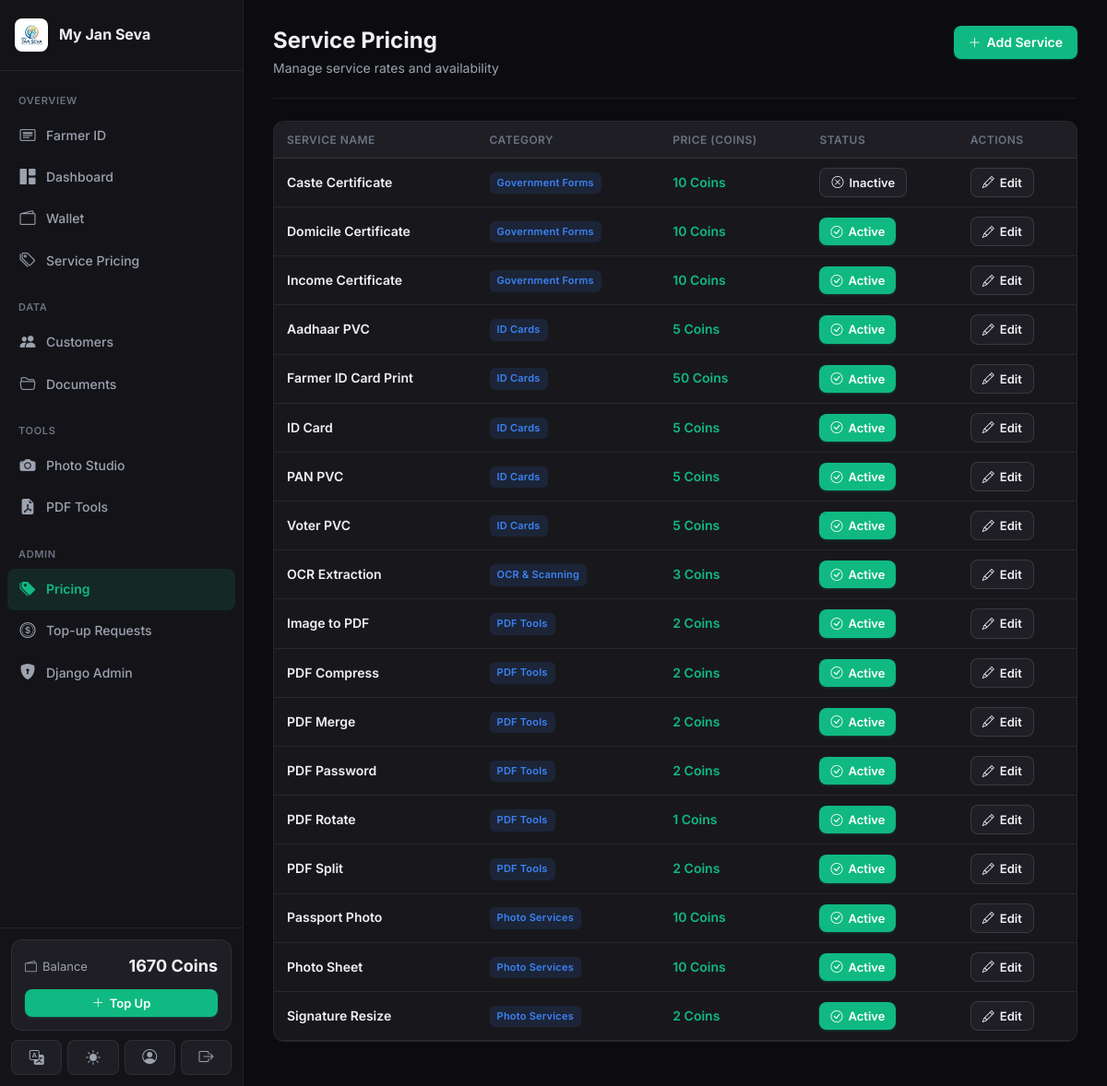
The app's page /pricing/ (signed in) with its own data.
### apps/wallet/models.py (models this page shows, shortened)
class Wallet(models.Model):
    user = models.OneToOneField(settings.AUTH_USER_MODEL, on_delete=models.CASCADE, related_name='wallet')
    balance = models.DecimalField(max_digits=10, decimal_places=2, default=Decimal('0.00'))
    created_at = models.DateTimeField(auto_now_add=True)
    updated_at = models.DateTimeField(auto_now=True)

### apps/pricing/models.py (models this page shows, shortened)
class Service(models.Model):
    category = models.ForeignKey(ServiceCategory, on_delete=models.SET_NULL, null=True, blank=True, related_name='services')
    name = models.CharField(max_length=120)
    slug = models.SlugField(unique=True)
    description = models.TextField(blank=True)
    price = models.DecimalField(max_digits=8, decimal_places=2)
    is_active = models.BooleanField(default=True)
    icon = models.CharField(max_length=50, default='bi-star', help_text='Bootstrap icon class')
    created_at = models.DateTimeField(auto_now_add=True)
    updated_at = models.DateTimeField(auto_now=True)
    class Meta:
        ordering = ['category', 'name']

class ServiceCategory(models.Model):
    name = models.CharField(max_length=80)
    slug = models.SlugField(unique=True)
    icon = models.CharField(max_length=50, default='bi-gear', help_text='Bootstrap icon class')
    order = models.PositiveIntegerField(default=0)
    class Meta:
        ordering = ['order', 'name']
        verbose_name_plural = 'Service Categories'
    def __str__(self):
        return self.name

### apps/pricing/views.py (the view)
    def wrapper(request, *args, **kwargs):
        if not request.user.is_authenticated or not request.user.is_admin:
            messages.error(request, 'Admin access required.')
            return redirect('dashboard:home')
        return view_func(request, *args, **kwargs)

### apps/accounts/models.py (called while the page is built)
    @property
    def is_admin(self):
        return self.role == 'admin'

### apps/core/context_processors.py (called while the page is built)
def site_settings(request):
    return {
        'SITE_NAME': 'My Jan Seva',
        'SITE_TAGLINE': 'Complete Document & ID Services Platform',
    }

### apps/pricing/context_processors.py (called while the page is built)
def service_prices(request):
    prices = cache.get('service_prices')
    if prices is None:
        prices = {s.slug: s for s in Service.objects.filter(is_active=True)}
        cache.set('service_prices', prices, 300)
    return {'service_prices': prices}

### apps/pricing/views.py (called while the page is built)
def admin_required(view_func):
    def wrapper(request, *args, **kwargs):
        if not request.user.is_authenticated or not request.user.is_admin:
            messages.error(request, 'Admin access required.')
            return redirect('dashboard:home')
        return view_func(request, *args, **kwargs)
    return wrapper

@login_required
@admin_required
def service_list(request):
    services = Service.objects.select_related('category').all()
    categories = ServiceCategory.objects.all()
    return render(request, 'pricing/service_list.html', {
        'services': services,
        'categories': categories,
        'page_title': 'Service Pricing',
    })

### apps/wallet/context_processors.py (called while the page is built)
def wallet_balance(request):
    if request.user.is_authenticated:
        try:
            balance = request.user.wallet.balance
        except Wallet.DoesNotExist:
            balance = 0
        return {'wallet_balance': balance}
    return {'wallet_balance': 0}

### templates/pricing/service_list.html (shortened to what this page needs)
{% extends "base.html" %}
{% block content %}
<div class="page-header">
  <div>
    <h1>Service Pricing</h1>
    <div class="subtitle">Manage service rates and availability</div>
  </div>
  <a href="{% url 'pricing:create' %}" class="btn btn-primary"><i class="bi bi-plus-lg"></i> Add Service</a>
</div>
<div class="card">
  {% if services %}
  <div class="table-wrapper">
    <table class="data-table">
      <thead>
        <tr>
          <th>Service Name</th>
          <th>Category</th>
          <th>Price (Coins)</th>
          <th>Status</th>
          <th>Actions</th>
        </tr>
      </thead>
      <tbody>
        {% for s in services %}
        <tr>
          <td>
            <div style="font-weight:600">{{ s.name }}</div>
          </td>
          <td>
            <span class="badge badge-info">{{ s.category|default:"General" }}</span>
          </td>
          <td>
            <span style="font-weight:600;color:var(--accent)">{{ s.price|floatformat:0 }} Coins</span>
          </td>
          <td>
            <form method="post" action="{% url 'pricing:toggle' pk=s.pk %}" style="display:inline">
              <button type="submit" class="btn {% if s.is_active %}btn-primary{% else %}btn-secondary{% endif %} btn-sm">
                {% if s.is_active %}
                <i class="bi bi-check-circle"></i> Active
                {% else %}
                <i class="bi bi-x-circle"></i> Inactive
                {% endif %}
              </button>
            </form>
          </td>
          <td>
            <a href="{% url 'pricing:edit' pk=s.pk %}" class="btn btn-secondary btn-sm"><i class="bi bi-pencil"></i> Edit</a>
          </td>
        </tr>
        {% endfor %}
      </tbody>
    </table>
  </div>
  {% endif %}
</div>
{% endblock %}

### templates/base.html (shortened to what this page needs)
{% load static humanize %}
<!DOCTYPE html>
<html lang="en" data-theme="dark">
<head>
  <link rel="stylesheet" href="https://cdn.jsdelivr.net/npm/bootstrap-icons@1.11.3/font/bootstrap-icons.min.css">
  <link rel="stylesheet" href="{% static 'css/main.css' %}">
</head>
<body>
{% if user.is_authenticated %}
<div class="app-shell">
  <aside class="sidebar" id="sidebar">
    <div class="sidebar-top">
      <div class="sidebar-brand">
        <div class="sidebar-brand-icon" style="background: white; box-shadow: 0 2px 4px rgba(0,0,0,0.05);"><img src="{% static 'logo.png' %}" alt="Logo" style="width: 24px; height: 24px; object-fit: contain;"></div>
        <div class="sidebar-brand-text">
          <span class="sidebar-brand-name">My Jan Seva</span>
        </div>
      </div>
    </div>
    <nav class="sidebar-nav" id="sidebarNav">
      <div class="nav-group">
        <div class="nav-group-label">Overview</div>
        <a href="{% url 'id_cards:home' %}" class="nav-link {% if request.resolver_match.namespace == 'id_cards' %}active{% endif %}">
          <i class="bi bi-card-heading"></i><span>Farmer ID</span>
        </a>
        <a href="{% url 'dashboard:home' %}" class="nav-link {% if request.resolver_match.namespace == 'dashboard' %}active{% endif %}">
          <i class="bi bi-grid-1x2-fill"></i><span>Dashboard</span>
        </a>
        <a href="{% url 'wallet:dashboard' %}" class="nav-link {% if request.resolver_match.namespace == 'wallet' %}active{% endif %}">
          <i class="bi bi-wallet2"></i><span>Wallet</span>
        </a>
        <a href="{% url 'pricing:view_pricing' %}" class="nav-link {% if request.resolver_match.url_name == 'view_pricing' %}active{% endif %}">
          <i class="bi bi-tags"></i><span>Service Pricing</span>
        </a>
      </div>
      <div class="nav-group">
        <div class="nav-group-label">Data</div>
        <a href="{% url 'customers:list' %}" class="nav-link {% if request.resolver_match.namespace == 'customers' %}active{% endif %}">
          <i class="bi bi-people-fill"></i><span>Customers</span>
        </a>
        <a href="{% url 'documents:list' %}" class="nav-link {% if request.resolver_match.namespace == 'documents' %}active{% endif %}">
          <i class="bi bi-folder2-open"></i><span>Documents</span>
        </a>
      </div>
      <div class="nav-group">
        <div class="nav-group-label">Tools</div>
        <a href="{% url 'photo_studio:workspace' %}" class="nav-link {% if request.resolver_match.namespace == 'photo_studio' %}active{% endif %}">
          <i class="bi bi-camera-fill"></i><span>Photo Studio</span>
        </a>
        <a href="{% url 'pdf_workspace:home' %}" class="nav-link {% if request.resolver_match.namespace == 'pdf_workspace' %}active{% endif %}">
          <i class="bi bi-file-earmark-pdf-fill"></i><span>PDF Tools</span>
        </a>
      </div>
      {% if user.is_admin %}
      <div class="nav-group">
        <div class="nav-group-label">Admin</div>
        <a href="{% url 'pricing:list' %}" class="nav-link {% if request.resolver_match.namespace == 'pricing' %}active{% endif %}">
          <i class="bi bi-tags-fill"></i><span>Pricing</span>
        </a>
        <a href="{% url 'wallet:admin_topup_requests' %}" class="nav-link {% if request.resolver_match.url_name == 'admin_topup_requests' %}active{% endif %}">
          <i class="bi bi-coin"></i><span>Top-up Requests</span>
        </a>
        <a href="/admin/" class="nav-link">
          <i class="bi bi-shield-lock-fill"></i><span>Django Admin</span>
        </a>
      </div>
      {% endif %}
    </nav>
    <div class="sidebar-footer">
      <div class="sidebar-wallet">
        <div class="sidebar-wallet-row">
          <span class="sidebar-wallet-label"><i class="bi bi-wallet2"></i> Balance</span>
          <span class="sidebar-wallet-amt">{{ wallet_balance|floatformat:0 }} Coins</span>
        </div>
        <a href="{% url 'wallet:topup' %}" class="btn btn-primary btn-sm btn-block">
          <i class="bi bi-plus-lg"></i> Top Up
        </a>
      </div>
      <div class="sidebar-actions">
        <button id="langToggleBtn" class="sidebar-action-btn" title="Switch Language / भाषा बदलें">
          <i class="bi bi-translate"></i>
        </button>
        <button id="themeToggleBtn" class="sidebar-action-btn" title="Toggle Theme">
          <i id="themeToggleIcon" class="bi bi-sun-fill"></i>
        </button>
        <a href="{% url 'accounts:profile' %}" class="sidebar-action-btn" title="Profile">
          <i class="bi bi-person-circle"></i>
        </a>
        <a href="{% url 'accounts:logout' %}" class="sidebar-action-btn sidebar-action-btn--danger" title="Logout">
          <i class="bi bi-box-arrow-right"></i>
        </a>
      </div>
    </div>
  </aside>
  <div class="main-area">
    <main class="page-body">
      {% block content %}{% endblock %}
    </main>
  </div>
</div>
{% else %}
  {% block auth_content %}{% endblock %}
{% endif %}
</body>
</html>

### records on screen
Wallet: balance "1670"
Service: name "Caste Certificate", category "Government Forms", price "10", is_active False (drawn)
Service: name "Domicile Certificate", category "Government Forms", price "10", is_active True (drawn)
Service: name "Income Certificate", category "Government Forms", price "10", is_active True (drawn)
Service: name "Aadhaar PVC", category "ID Cards", price "5", is_active True (drawn)
Service: name "Farmer ID Card Print", category "ID Cards", price "50", is_active True (drawn)
Service: name "ID Card", category "ID Cards", price "5", is_active True (drawn)
Service: name "PAN PVC", category "ID Cards", price "5", is_active True (drawn)
Service: name "Voter PVC", category "ID Cards", price "5", is_active True (drawn)
Service: name "OCR Extraction", category "OCR & Scanning", price "3", is_active True (drawn)
Service: name "Image to PDF", category "PDF Tools", price "2", is_active True (drawn)
Service: name "PDF Compress", category "PDF Tools", price "2", is_active True (drawn)
Service: name "PDF Merge", category "PDF Tools", price "2", is_active True (drawn)
Service: name "PDF Password", category "PDF Tools", price "2", is_active True (drawn)
Service: name "PDF Rotate", category "PDF Tools", price "1", is_active True (drawn)
Service: name "PDF Split", category "PDF Tools", price "2", is_active True (drawn)
Service: name "Passport Photo", category "Photo Services", price "10", is_active True (drawn)
Service: name "Photo Sheet", category "Photo Services", price "10", is_active True (drawn)
Service: name "Signature Resize", category "Photo Services", price "2", is_active True (drawn)
